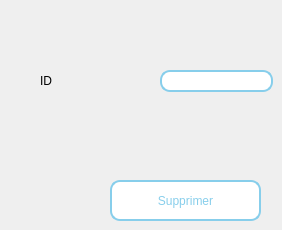
      <widget class="QWidget" name="Afficher_2">
       <attribute name="title">
        <string>Supprimer</string>
       </attribute>
       <widget class="QPushButton" name="supprimer_2">
        <property name="geometry">
         <rect>
          <x>110</x>
          <y>180</y>
          <width>151</width>
          <height>41</height>
         </rect>
        </property>
        <property name="styleSheet">
         <string notr="true">background:white;
border-radius:10px;
border: 1.5px solid skyblue;
color:skyblue;
font: 63 8pt &quot;Cascadia Code SemiBold&quot;;
</string>
        </property>
        <property name="text">
         <string>Supprimer</string>
        </property>
       </widget>
       <widget class="QLineEdit" name="lineEditNom_17">
        <property name="geometry">
         <rect>
          <x>160</x>
          <y>70</y>
          <width>113</width>
          <height>22</height>
         </rect>
        </property>
        <property name="styleSheet">
         <string notr="true">background:white;
border-radius:10px;
border: 1.5px solid skyblue;
color:black;
font: 63 8pt &quot;Cascadia Code SemiBold&quot;;
</string>
        </property>
        <property name="maxLength">
         <number>8</number>
        </property>
       </widget>
       <widget class="QLabel" name="label_74">
        <property name="geometry">
         <rect>
          <x>40</x>
          <y>70</y>
          <width>121</width>
          <height>21</height>
         </rect>
        </property>
        <property name="text">
         <string>ID</string>
        </property>
       </widget>
      </widget>
